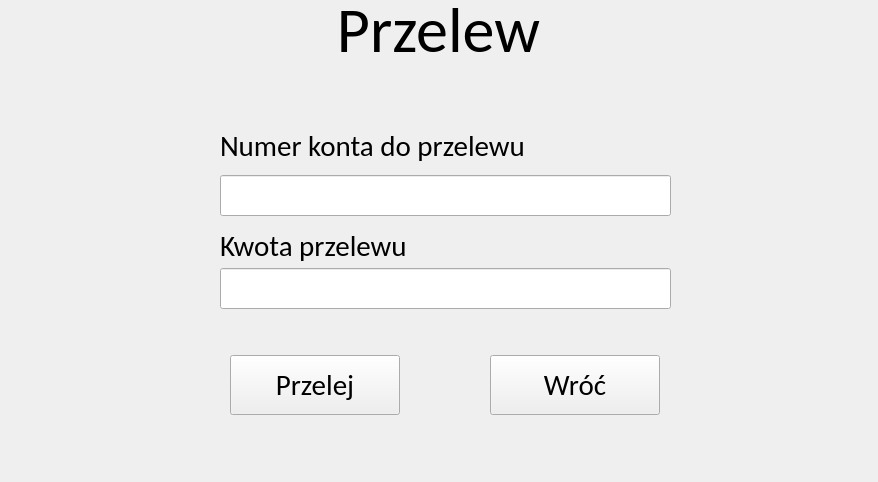
<?xml version="1.0" encoding="UTF-8"?>
<ui version="4.0">
 <class>TransferWindow</class>
 <widget class="QWidget" name="TransferWindow">
  <property name="geometry">
   <rect>
    <x>0</x>
    <y>0</y>
    <width>878</width>
    <height>482</height>
   </rect>
  </property>
  <property name="minimumSize">
   <size>
    <width>878</width>
    <height>482</height>
   </size>
  </property>
  <property name="maximumSize">
   <size>
    <width>878</width>
    <height>482</height>
   </size>
  </property>
  <property name="windowTitle">
   <string>Przelew</string>
  </property>
  <widget class="QLineEdit" name="TransferAmountEdit">
   <property name="geometry">
    <rect>
     <x>220</x>
     <y>268</y>
     <width>451</width>
     <height>41</height>
    </rect>
   </property>
   <property name="font">
    <font>
     <family>Calibri</family>
     <pointsize>16</pointsize>
    </font>
   </property>
  </widget>
  <widget class="QLineEdit" name="AccountNumberEdit">
   <property name="geometry">
    <rect>
     <x>220</x>
     <y>175</y>
     <width>451</width>
     <height>41</height>
    </rect>
   </property>
   <property name="font">
    <font>
     <family>Calibri</family>
     <pointsize>16</pointsize>
    </font>
   </property>
  </widget>
  <widget class="QLabel" name="MainLabel">
   <property name="geometry">
    <rect>
     <x>-2</x>
     <y>0</y>
     <width>881</width>
     <height>61</height>
    </rect>
   </property>
   <property name="font">
    <font>
     <family>Calibri</family>
     <pointsize>48</pointsize>
    </font>
   </property>
   <property name="text">
    <string>Przelew</string>
   </property>
   <property name="alignment">
    <set>Qt::AlignmentFlag::AlignCenter</set>
   </property>
  </widget>
  <widget class="QPushButton" name="TransferButton">
   <property name="geometry">
    <rect>
     <x>230</x>
     <y>355</y>
     <width>170</width>
     <height>60</height>
    </rect>
   </property>
   <property name="font">
    <font>
     <family>Calibri</family>
     <pointsize>22</pointsize>
    </font>
   </property>
   <property name="text">
    <string>Przelej</string>
   </property>
  </widget>
  <widget class="QLabel" name="TransferAmountLabel">
   <property name="geometry">
    <rect>
     <x>220</x>
     <y>230</y>
     <width>421</width>
     <height>31</height>
    </rect>
   </property>
   <property name="font">
    <font>
     <family>Calibri</family>
     <pointsize>22</pointsize>
    </font>
   </property>
   <property name="text">
    <string>Kwota przelewu</string>
   </property>
  </widget>
  <widget class="QPushButton" name="BackButton">
   <property name="geometry">
    <rect>
     <x>490</x>
     <y>355</y>
     <width>170</width>
     <height>60</height>
    </rect>
   </property>
   <property name="font">
    <font>
     <family>Calibri</family>
     <pointsize>22</pointsize>
    </font>
   </property>
   <property name="text">
    <string>Wróć</string>
   </property>
  </widget>
  <widget class="QLabel" name="AccountNumberLabel">
   <property name="geometry">
    <rect>
     <x>220</x>
     <y>130</y>
     <width>421</width>
     <height>31</height>
    </rect>
   </property>
   <property name="font">
    <font>
     <family>Calibri</family>
     <pointsize>22</pointsize>
    </font>
   </property>
   <property name="text">
    <string>Numer konta do przelewu</string>
   </property>
  </widget>
 </widget>
 <resources/>
 <connections/>
</ui>
